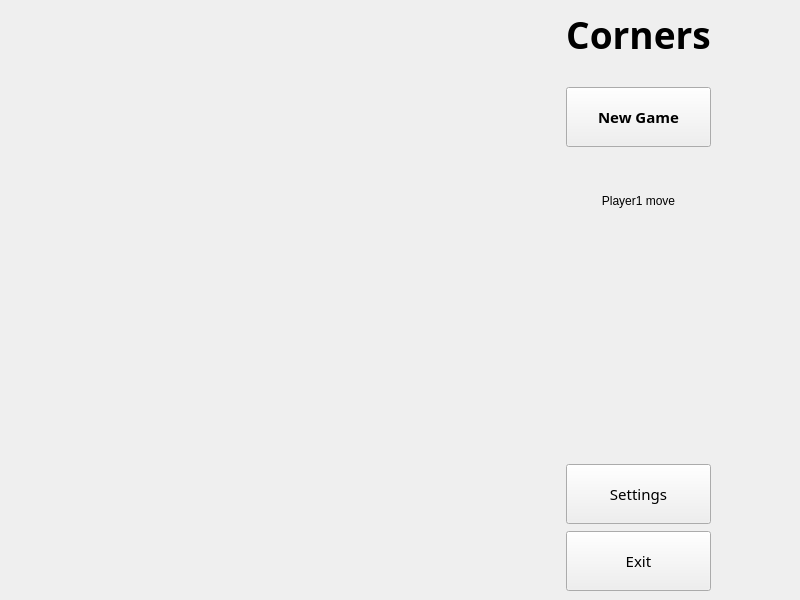
<?xml version="1.0" encoding="UTF-8"?>
<ui version="4.0">
 <class>CornersGame</class>
 <widget class="QMainWindow" name="CornersGame">
  <property name="geometry">
   <rect>
    <x>0</x>
    <y>0</y>
    <width>800</width>
    <height>600</height>
   </rect>
  </property>
  <property name="sizePolicy">
   <sizepolicy hsizetype="Preferred" vsizetype="Preferred">
    <horstretch>0</horstretch>
    <verstretch>0</verstretch>
   </sizepolicy>
  </property>
  <property name="minimumSize">
   <size>
    <width>800</width>
    <height>600</height>
   </size>
  </property>
  <property name="windowTitle">
   <string>CornersGame</string>
  </property>
  <widget class="QWidget" name="centralWidget">
   <layout class="QHBoxLayout" name="horizontalLayout" stretch="1,0,0,0">
    <property name="leftMargin">
     <number>9</number>
    </property>
    <property name="topMargin">
     <number>9</number>
    </property>
    <property name="rightMargin">
     <number>9</number>
    </property>
    <property name="bottomMargin">
     <number>9</number>
    </property>
    <item>
     <layout class="QVBoxLayout" name="verticalGameLayout">
      <property name="topMargin">
       <number>0</number>
      </property>
      <property name="bottomMargin">
       <number>0</number>
      </property>
     </layout>
    </item>
    <item>
     <spacer name="horizontalSpacer_3">
      <property name="orientation">
       <enum>Qt::Horizontal</enum>
      </property>
      <property name="sizeType">
       <enum>QSizePolicy::Expanding</enum>
      </property>
      <property name="sizeHint" stdset="0">
       <size>
        <width>80</width>
        <height>20</height>
       </size>
      </property>
     </spacer>
    </item>
    <item>
     <layout class="QVBoxLayout" name="verticalMenuLayout">
      <property name="spacing">
       <number>7</number>
      </property>
      <property name="topMargin">
       <number>0</number>
      </property>
      <property name="rightMargin">
       <number>0</number>
      </property>
      <property name="bottomMargin">
       <number>0</number>
      </property>
      <item>
       <widget class="QLabel" name="cornersName">
        <property name="font">
         <font>
          <family>Maiandra GD</family>
          <pointsize>28</pointsize>
          <weight>75</weight>
          <bold>true</bold>
         </font>
        </property>
        <property name="text">
         <string>Corners</string>
        </property>
        <property name="alignment">
         <set>Qt::AlignCenter</set>
        </property>
       </widget>
      </item>
      <item>
       <spacer name="verticalSpacer_3">
        <property name="orientation">
         <enum>Qt::Vertical</enum>
        </property>
        <property name="sizeType">
         <enum>QSizePolicy::Minimum</enum>
        </property>
        <property name="sizeHint" stdset="0">
         <size>
          <width>20</width>
          <height>20</height>
         </size>
        </property>
       </spacer>
      </item>
      <item>
       <widget class="QPushButton" name="newGameButton">
        <property name="sizePolicy">
         <sizepolicy hsizetype="Minimum" vsizetype="Fixed">
          <horstretch>0</horstretch>
          <verstretch>100</verstretch>
         </sizepolicy>
        </property>
        <property name="minimumSize">
         <size>
          <width>0</width>
          <height>60</height>
         </size>
        </property>
        <property name="font">
         <font>
          <family>Hobo Std</family>
          <pointsize>11</pointsize>
          <weight>75</weight>
          <bold>true</bold>
         </font>
        </property>
        <property name="text">
         <string>New Game</string>
        </property>
       </widget>
      </item>
      <item>
       <spacer name="verticalSpacer_2">
        <property name="orientation">
         <enum>Qt::Vertical</enum>
        </property>
        <property name="sizeType">
         <enum>QSizePolicy::Minimum</enum>
        </property>
        <property name="sizeHint" stdset="0">
         <size>
          <width>20</width>
          <height>40</height>
         </size>
        </property>
       </spacer>
      </item>
      <item>
       <widget class="QLabel" name="moveLabel">
        <property name="text">
         <string>Player1 move</string>
        </property>
        <property name="alignment">
         <set>Qt::AlignCenter</set>
        </property>
       </widget>
      </item>
      <item>
       <spacer name="verticalSpacer">
        <property name="orientation">
         <enum>Qt::Vertical</enum>
        </property>
        <property name="sizeHint" stdset="0">
         <size>
          <width>28</width>
          <height>100</height>
         </size>
        </property>
       </spacer>
      </item>
      <item>
       <widget class="QPushButton" name="settingsButton">
        <property name="minimumSize">
         <size>
          <width>0</width>
          <height>60</height>
         </size>
        </property>
        <property name="font">
         <font>
          <family>Hobo Std</family>
          <pointsize>11</pointsize>
         </font>
        </property>
        <property name="text">
         <string>Settings</string>
        </property>
       </widget>
      </item>
      <item>
       <widget class="QPushButton" name="exitButton">
        <property name="minimumSize">
         <size>
          <width>0</width>
          <height>60</height>
         </size>
        </property>
        <property name="font">
         <font>
          <family>Hobo Std</family>
          <pointsize>11</pointsize>
         </font>
        </property>
        <property name="text">
         <string>Exit</string>
        </property>
       </widget>
      </item>
     </layout>
    </item>
    <item>
     <spacer name="horizontalSpacer_2">
      <property name="orientation">
       <enum>Qt::Horizontal</enum>
      </property>
      <property name="sizeHint" stdset="0">
       <size>
        <width>80</width>
        <height>20</height>
       </size>
      </property>
     </spacer>
    </item>
   </layout>
  </widget>
 </widget>
 <layoutdefault spacing="6" margin="11"/>
 <resources/>
 <connections/>
</ui>
